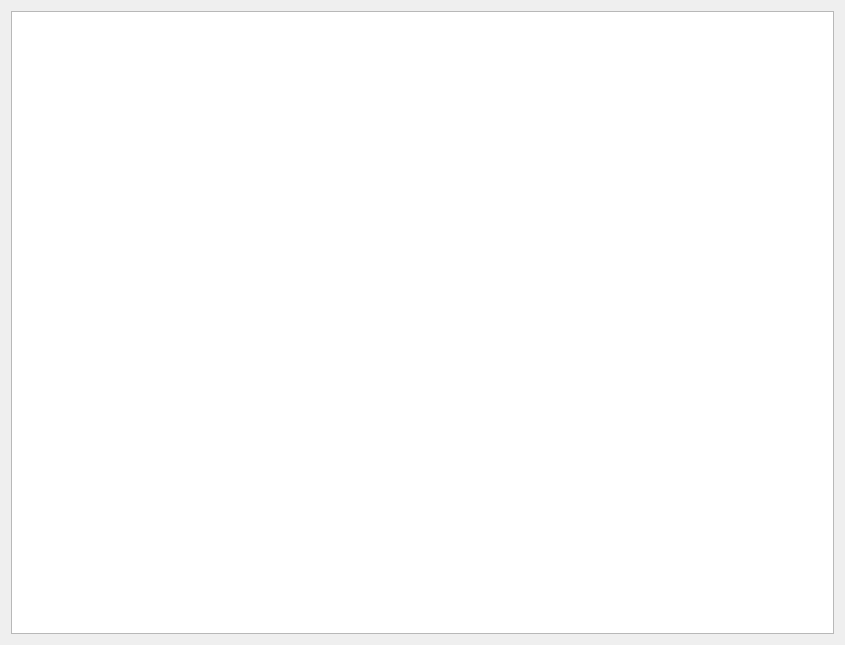
<?xml version="1.0" encoding="UTF-8"?>
<ui version="4.0">
 <class>UISelectNetworkCard</class>
 <widget class="QDialog" name="UISelectNetworkCard">
  <property name="geometry">
   <rect>
    <x>0</x>
    <y>0</y>
    <width>845</width>
    <height>645</height>
   </rect>
  </property>
  <property name="windowTitle">
   <string>Dialog</string>
  </property>
  <layout class="QGridLayout" name="gridLayout">
   <item row="0" column="0">
    <widget class="QTableWidget" name="table"/>
   </item>
  </layout>
 </widget>
 <resources/>
 <connections/>
</ui>
